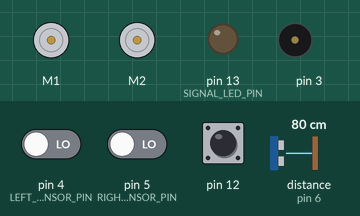
The program below on a simulated Arduino Uno, built with avr-gcc and run on an emulated ATmega328P. Shown: 2 × DC motor (green arrow = forward, orange = backward, longer = faster), output pins drawn as LEDs (lit = HIGH), buzzer (waves = sounding). The inputs (shaded band) are chosen by the test bench; at power-on: pin 12 HIGH, pin 4 (LEFT_SENSOR_PIN) LOW, pin 5 (RIGHT_SENSOR_PIN) LOW, distance to the obstacle (sensor on pin 6) 80 cm. The echo pulse lasts 58.3 µs per cm; random numbers use the default seed unless the program sets one; pins used as bus, display or sensor lines are not drawn.

Above: at 1.2 s.
1.3 s: pin 12 pulled LOW for 0.15 s
At 2.6 s:
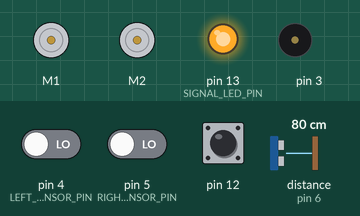
2.9 s: pin 12 pulled LOW for 1 s
At 5.0 s:
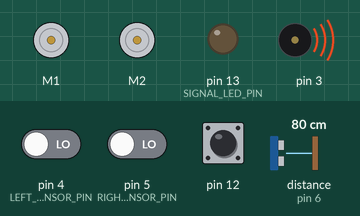
At 9.28 s:
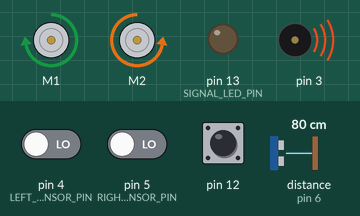
Timing chart, 0 to 18.9 s (numbered marks = the images above; inputs shaded):
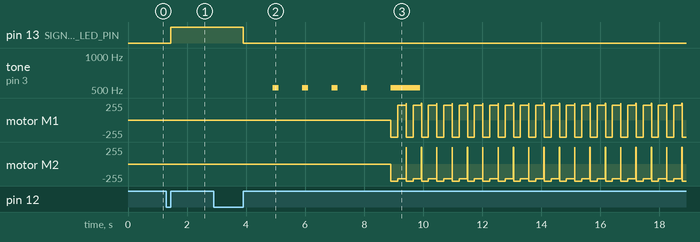

The program:

main.cpp
```cpp
#include <Arduino.h>

/*

                _______           _______  _______
                / ___   )|\     /|(       )(  ___  )
                \/   )  || )   ( || () () || (   ) |
                    /   )| |   | || || || || |   | |
                  /   / | |   | || |(_)| || |   | |
                  /   /  | |   | || |   | || |   | |
                /   (_/\| (___) || )   ( || (___) |
                (_______/(_______)|/     \|(_______)

 _______  _______           _______  _______  _______    _______  _______
(  ____ \(  ____ )|\     /|(  ____ )(  ____ )(  ____ \  / ___   )/ ___   )
| (    \/| (    )|| )   ( || (    )|| (    )|| (    \/  \/   )  |\/   )  |
| |      | (____)|| |   | || (____)|| (____)|| (__          /   )    /   )
| | ____ |     __)| |   | ||  _____)|  _____)|  __)       _/   /   _/   /
| | \_  )| (\ (   | |   | || (      | (      | (         /   _/   /   _/
| (___) || ) \ \__| (___) || )      | )      | (____/\  (   (__/\(   (__/\
(_______)|/   \__/(_______)|/       |/       (_______/  \_______/\_______/


                            CREATED BY
                  ********************************
                  *                              *
                  *   Per-Christian Henningsen   *
                  *   Linda Helen Sperre         *
                  *   Christoffer A Træen        *
                  *   Trym Vaaland               *
                  *                              *
                  ********************************


*/

/*
  Arduino Wire library
  Lets us use the Arduino I2C bus
*/
#include <Wire.h>
/*
  Zumo shield libraries
  includes everything we need to control the Zumo
*/
#include <ZumoShield.h>

const int DEBUGGING = false;

// Lightreflection read threshhold; higher is darker.

// SPEEDS 0(min) - 400(max)
const int REVERSE_SPEED = 400; // Wheel speed when reversing : Default 400
const int TURN_SPEED = 350;    // Wheel speed when turning : Default 350
const int FORWARD_SPEED = 300; // Wheel speed when driving forward : Default 300
const int SEARCH_SPEED = 300;  // Wheel speed when searching : Defaulr 280
const int MAX_SPEED = 400;     // Max speed : Default 400

// DURATIONS
const int REVERSE_DURATION = 230; // How long it should drive backwards, time in milliseconds DEF: 400
const int TURN_DURATION = 280;    // How many ms it shoukd spend to turn, time in milliseconds DEF : 300
const int COUNTDOWN_TIME = 5;     // SECONDS

// DISTANCES
const int MAX_CHARGE_DISTANCE = 45; // The maximum distance in CM to the enemy that we should allow for a charge attack

// DIGITAL OUTPUT
const int SIGNAL_LED_PIN = 13; // YELLOW SIGNAL LED ON ZUMO BOARD

// ANALOG
const int FRONT_IR_SENSOR = A0;

// TIMERS
unsigned long frontSensorReadTimer;
unsigned long searchTimer;
unsigned long noEnemyDetectionTimer;
unsigned long drivingTimer;

// REFLECTION SENSOR ARRAY
const int QTR_THRESHOLD = 1700;                                   // time in microseconds
const unsigned char NUMBER_OF_SENSORS = 2;                        // How many sensors we are using
const unsigned int SENSOR_READ_TIMEOUT = 2000;                    // How long the sensor should read before timing out
const int LEFT_SENSOR_PIN = 4;                                    // Left reflection sensor
const int RIGHT_SENSOR_PIN = 5;                                   // Right reflextion sensor
unsigned char sensorPins[] = {LEFT_SENSOR_PIN, RIGHT_SENSOR_PIN}; // Sensor pins we are reading on
unsigned int sensor_values[NUMBER_OF_SENSORS];                    // Used to hold sensor readout values

const int ULTRASONIC_ECHO_PIN = 6;    // connects to the echo pin on the distance sensor
const int ULTRASONIC_TRIGGER_PIN = 2; // connects to the trigger pin on the distance sensor

// creats a ZumoReflectanceSensor array instance
ZumoReflectanceSensorArray sensors(sensorPins, NUMBER_OF_SENSORS, SENSOR_READ_TIMEOUT, QTR_NO_EMITTER_PIN);
ZumoBuzzer buzzer;              // creates a ZumoBuzzer object
ZumoMotors motors;              // creates a ZumoMotor object
Pushbutton button(ZUMO_BUTTON); // default Zumo Button - pin 12

/*
  Border colors
*/
enum BORDER_COLOR
{
  WHITE_BORDER,
  BLACK_BORDER
};
const int BORDER_DETECT_COLOR = WHITE_BORDER;

/*
  Directions which the Sumo can turn
  used to control turning
  and keep track of which direction it is currently tuning or
  was turning.

  creates turningDirection
*/
enum TURN_DIRECTION
{
  RANDOM_DIRECTION,
  LEFT_DIRECTION,
  RIGHT_DIRECTION
} turningDirection;

/*
  Triggered sensors

  creates triggeredReflectSensor
*/
enum TRIGGERED_SENSOR
{
  NONE,
  LEFT_SENSOR,
  RIGHT_SENSOR
} triggeredReflectSensor;

// STATES
enum STATES
{
  /*
    Start state when zumo is powered on
  */
  S_IDLE,
  /*
    Searching for another zumo
  */
  S_SEARCHING,
  /*
    When car is charging towards another zumo
  */
  S_CHARGING,
  /*
    When zumo moves forward
  */
  S_DRIVING,
} currentOperationState;
STATES lastOperationState; // Holds last operation state

// DECLARATIONS END HERE  DECLARATIONS END HERE  DECLARATIONS END HERE  DECLARATIONS END HERE  DECLARATIONS END HERE

/*
  Drive the Zumo forward at provided speed

  @Param forwardSpeed how fast the zumo should drive
*/
void driveForward(int forwardSpeed)
{
  motors.setSpeeds(forwardSpeed, forwardSpeed);
}

/*
  Drive the Zumo backwards at provided speed

  @Param reverseSpeed how fast the zumo should drive backwards
*/
void driveBackwards(int reverseSpeed)
{
  motors.setSpeeds(-reverseSpeed, -reverseSpeed);
}

/*
  Turn the Zumo left with a provided speed

  @Param turnSpeed how fast the zumo should turn
*/
void turnLeft(int turnSpeed)
{
  turningDirection = LEFT_DIRECTION;
  motors.setSpeeds(-turnSpeed, turnSpeed);
}

/*
  Turn the Zumo right with a provided speed

  @Param turnSpeed how fast the zumo should turn
*/
void turnRight(int turnSpeed)
{
  turningDirection = RIGHT_DIRECTION;
  motors.setSpeeds(turnSpeed, -turnSpeed);
}

/*
  Stop the motors by setting their speed to 0
*/
void stopMotors()
{
  motors.setSpeeds(0, 0);
}

/*
  Set the triggered reflectance sensor

  @Param sensor that is triggered
*/
void setTriggeredReflectanceSensor(TRIGGERED_SENSOR sensor)
{
  triggeredReflectSensor = sensor;
}

/*
  Messures distance to object from HC-SR04 DISTANCE SENSOR in CM

  @Param sensorTriggerPin the trigger pin on the sensor
  @Param sensorEchoPin the echo pin on the sensor
  @Retrun float messured distance in cm
*/
float getUltrasonicMessuredDistance(int sensorTriggerPin, int sensorEchoPin)
{
  float echoTime;           //variable to store the time it takes for a ping to bounce off an object
  float calcualtedDistance; //variable to store the distance calculated from the echo time

  //send out an ultrasonic pulse that's 10ms long
  digitalWrite(sensorTriggerPin, HIGH);
  delayMicroseconds(10);
  digitalWrite(sensorTriggerPin, LOW);

  echoTime = pulseIn(sensorEchoPin, HIGH); //use the pulsein command to see how long it takes for the
                                           //pulse to bounce back to the sensor which is a time in microseconds

  calcualtedDistance = echoTime * 0.01715; //calculate the distance of the object that reflected the pulse (half the speed of sound converted to CM/microseconds) to get
  return calcualtedDistance;               //send back the distance that was calculated
}

/*
  Reads the reflections sensors and determine
  if the Zumo is on the edge
  if it is, set global triggeredReflectSensor to the sensor that
  detected the edge

  @Return bool true if on edge else false
*/
bool isOnEdge()
{
  sensors.read(sensor_values);

  int leftSensorValue = sensor_values[0];
  int rightSensorValue = sensor_values[1];
  bool sensorIsTriggered = false;
  TRIGGERED_SENSOR sensor = NONE;

  switch (BORDER_DETECT_COLOR)
  {
  case WHITE_BORDER:
    if (leftSensorValue < QTR_THRESHOLD)
    {
      sensor = LEFT_SENSOR;
    }
    else if (rightSensorValue < QTR_THRESHOLD)
    {
      sensor = RIGHT_SENSOR;
    }
    break;

  case BLACK_BORDER:
    if (leftSensorValue > QTR_THRESHOLD)
    {
      sensor = LEFT_SENSOR;
    }
    else if (rightSensorValue > QTR_THRESHOLD)
    {
      sensor = RIGHT_SENSOR;
    }
    break;
  }
  if (sensor != NONE)
  {
    sensorIsTriggered = true;
    setTriggeredReflectanceSensor(sensor);
  }

  return sensorIsTriggered;
}
/*
  Set a timers timeout time in milliseconds
  by adding current arduino time with the passed time.
  The timer will be set to a time ahead of current time.

  @Param *timer timer reference the timer to add time out on
  @Param time how much time to add
*/
void setTimeout(unsigned long *timer, float time)
{
  *timer = millis() + time;
}

/*
  Check if passed timer has timed out
  by comparing it to current arduino time.

  @Param timer the timer to check for time out
  @Return bool true if expired else false
*/
bool timerTimedOut(unsigned long timer)
{
  bool isExpired = false;
  if (millis() > timer)
  {
    isExpired = true;
  }

  return isExpired;
}

/*
  Set the last operation state

  @Param lastState the state to set to lastOperationState
*/
void setLastOperationState(STATES lastState)
{
  lastOperationState = lastState;
}

/*
  Change the opearation state to a new state
  and save the old state.

  @Param newState the new state to change to
*/
void setOperationState(STATES newState)
{
  setLastOperationState(currentOperationState);
  currentOperationState = newState;
}

/*
  Check if last operation state is equal to current state

  @Return bool true if changed
*/
bool isOperationStateChanged()
{
  if (lastOperationState == currentOperationState)
  {
    return false;
  }
  return true;
}

/*
  Turns the Zumo in given direction at givin speed

  @Param speed the speed to turn in
  @Param direction the direction to turn in
*/
void turn(int speed, TURN_DIRECTION direction)
{
  switch (direction)
  {
  case LEFT_DIRECTION:
    turnLeft(speed);
    break;
  case RIGHT_DIRECTION:
    turnRight(speed);
    break;
  case RANDOM_DIRECTION:
  {
    int rnd = random(0, 10);
    (rnd > 5) ? turnLeft(speed) : turnRight(speed);
    break;
  }
  }
}

/*
  Checks which sensor detected the edge border
  and runs a movement sequence based on which sensor triggered sensor
  and reset the triggered sensor
*/
void runEdgeEscapeSequence()
{
  driveBackwards(REVERSE_SPEED);
  delay(REVERSE_DURATION);
  switch (triggeredReflectSensor)
  {
  case LEFT_SENSOR:
    turn(TURN_SPEED, RIGHT_DIRECTION);
    break;
  case RIGHT_SENSOR:
    turn(TURN_SPEED, LEFT_DIRECTION);
    break;
  }
  delay(TURN_DURATION);
  driveForward(MAX_SPEED);
  triggeredReflectSensor = NONE;
}

/*
  Check if we are on the edge
  and run the escape sequence if we are
*/
void borderDetect()
{
  if (isOnEdge())
  {
    runEdgeEscapeSequence();
    setOperationState(S_DRIVING);
    setTimeout(&drivingTimer, 350);
  }
}

/*
  Check if we have enemy in sight
  by getting the messured distance on the ultrasonic sensor
  and compare it to a limit

  @Return bool true if enemy is in sight else false
*/
bool IsEnemyInSight()
{
  bool charge = false;
  int distance = getUltrasonicMessuredDistance(ULTRASONIC_TRIGGER_PIN, ULTRASONIC_ECHO_PIN);

  if (distance <= MAX_CHARGE_DISTANCE)
  {
    charge = true;
  }

  return charge;
}

/*
  Tries too lock the target by reversing the search spin direction for a very
  short period, to compansate for "sliding" when zumo stops turning at high speed before it charges.

  @Param speed the speed on turn
  @Param wasTurningDirection the direction the zumo was turning in when detected enemy
  @Param turnDuration how long it should execute the reversed turn
*/
void lockTarget(int speed, TURN_DIRECTION wasTurningDirection, int turnDuration = 60)
{
  switch (wasTurningDirection)
  {
  case LEFT_DIRECTION:
    turn(speed, RIGHT_DIRECTION);
    break;
  case RIGHT_DIRECTION:
    turn(speed, LEFT_DIRECTION);
    // turnLeft(speed);
    break;
  case RANDOM_DIRECTION:
    turnDuration = 0;
    break;
  }
  delay(turnDuration);
}

/*
  Waits for start button press and
  then runs a count down sequence
  with sound

  @Param seconds how many seconds we should count down for
*/
void waitForStartButtonAndCountDown(int seconds)
{
  digitalWrite(SIGNAL_LED_PIN, HIGH);
  button.waitForButton();
  digitalWrite(SIGNAL_LED_PIN, LOW);
  for (int i = 0; i < seconds; i++)
  {
    delay(1000);
    buzzer.playNote(NOTE_C(5), 200, 20);
  }
  buzzer.playNote(NOTE_C(5), 1000, 20);
}

/*
  Reads serial for incomming keyboard commands
  Used when debugging
*/
void readSerial()
{
  int incomingByte = 0;

  if (Serial.available() > 0)
  {
    setOperationState(S_IDLE);

    incomingByte = Serial.read();
    switch (incomingByte)
    {
    case 114: // R
      setOperationState(S_SEARCHING);
      break;
    case 113: // Q
      stopMotors();
      break;
    case 119: // W
      driveForward(150);
      break;
    case 97: // A
      turnLeft(150);
      break;
    case 115: // S
      driveBackwards(150);
      break;
    case 100: // D
      turnRight(150);
      break;
    }

    Serial.print("Button: ");
    Serial.println(incomingByte, DEC);
  }
}

///////////////////  LOOP & SETUP  /////////////////////////

void setup()
{
  Serial.begin(9600);

  triggeredReflectSensor = NONE;  // Set initial triggered sensor
  currentOperationState = S_IDLE; // Sets initial state

  randomSeed(analogRead(0)); // Make sure our random seed is different each time we run

  pinMode(SIGNAL_LED_PIN, OUTPUT);
  pinMode(ULTRASONIC_ECHO_PIN, INPUT);
  pinMode(ULTRASONIC_TRIGGER_PIN, OUTPUT);
}

void loop()
{

  bool operationStateChanged = isOperationStateChanged();

  // Only runs when we're not in IDLE state
  if (currentOperationState != S_IDLE)
  {
    borderDetect();
  }
  /*
    STATE MACHINE
  */
  switch (currentOperationState)
  {
  case S_IDLE:
    if (button.isPressed())
    {
      stopMotors();
      button.waitForRelease();
      waitForStartButtonAndCountDown(COUNTDOWN_TIME);
      setOperationState(S_SEARCHING);
    }
    break;
    /*
      Searching - Handles searching for enemy


    */
  case S_SEARCHING:

    if (operationStateChanged)
    {
      setTimeout(&noEnemyDetectionTimer, random(2200, 2700));
      if (lastOperationState == S_CHARGING)
      {
        setTimeout(&searchTimer, 0);
      }
      setLastOperationState(S_SEARCHING);
    }

    if (timerTimedOut(frontSensorReadTimer))
    {
      if (IsEnemyInSight())
      {
        driveForward(MAX_SPEED);
        setOperationState(S_CHARGING);
      }
      setTimeout(&frontSensorReadTimer, 35);
    }

    if (timerTimedOut(searchTimer))
    {
      turn(SEARCH_SPEED, RANDOM_DIRECTION);
      setTimeout(&searchTimer, 1000);
    }

    if (timerTimedOut(noEnemyDetectionTimer))
    {
      setOperationState(S_DRIVING);
      driveForward(FORWARD_SPEED);
      setTimeout(&drivingTimer, 300);
    }

    break;
  /*
    Driving - When car is driving forward for moving

    Handles forward driving when moving to different location
    Checks if enemy in sight when driving
  */
  case S_DRIVING:
    if (timerTimedOut(drivingTimer))
    {
      setOperationState(S_SEARCHING);
    }

    if (timerTimedOut(frontSensorReadTimer))
    {
      if (IsEnemyInSight())
      {
        driveForward(MAX_SPEED);
        setOperationState(S_CHARGING);
      }
      setTimeout(&frontSensorReadTimer, 40);
    }
    break;
  /*
    Charging - When car has detected an enemy and is charging towards it

    Handles forward driving towards an enemy
    Checks for enemy in sight so we can go back to searching
    if there are no enemy in sight
  */
  case S_CHARGING:
    if (operationStateChanged)
    {
      setTimeout(&frontSensorReadTimer, 300);
      driveForward(MAX_SPEED);
      setLastOperationState(S_CHARGING);
    }

    if (timerTimedOut(frontSensorReadTimer))
    {
      if (!IsEnemyInSight())
      {
        turn(SEARCH_SPEED, RANDOM_DIRECTION);
        setTimeout(&searchTimer, 1000);
        setOperationState(S_SEARCHING);
      }
      setTimeout(&frontSensorReadTimer, 40);
    }
    break;
  }

  if (button.isPressed())
  {
    setOperationState(S_IDLE);
  }

  // HUSK Å TA DENNE AV PÅ TOPPEN NÅR VI SKAL TIL KAMP / KONKURANSE!!!!!
  if (DEBUGGING)
  {
    readSerial();
  }
}
```

Measured:
- after the input at 1.3 s, pin 13 (SIGNAL_LED_PIN): LOW → HIGH after 0.15 s
- after the input at 2.9 s, pin 13 (SIGNAL_LED_PIN): HIGH → LOW after 1.0 s; tone on pin 3: goes 4 × (523 Hz 0.20 s, silent 0.80 s), 523 Hz 1.0 s, then silent, starting after 2.0 s
